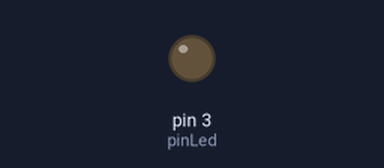
Simulated run of this sketch. Board: Arduino Uno, built with avr-gcc and run on an emulated ATmega328P. Parts: output pins drawn as LEDs (lit = HIGH). What the sketch prints to the serial monitor is not drawn.

Above: at 0.15 s.
Timing chart, 0 to 40.0 s (numbered marks = the images above):
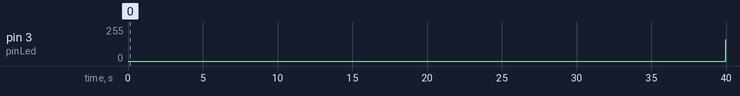

Measured:
- by itself, pin 3 (pinLed): 0/255 → 160/255 at 40.0 s

The sketch:

intensite_led.ino
```cpp
int pinLed = 3;
int inbetweentime;
void setup()
{
  pinMode(pinLed, OUTPUT);
  inbetweentime = 3;
  Serial.begin(9600);
}

void loop()
{
  for (int i; i < 255; i++)
  {
    analogWrite(pinLed, i);
    delay(inbetweentime);
    Serial.println(i);
  }
  for (int i=255; i > 0; i--)
  {
    analogWrite(pinLed,i);
    delay(inbetweentime);
    Serial.println(i);
  }
}
```
